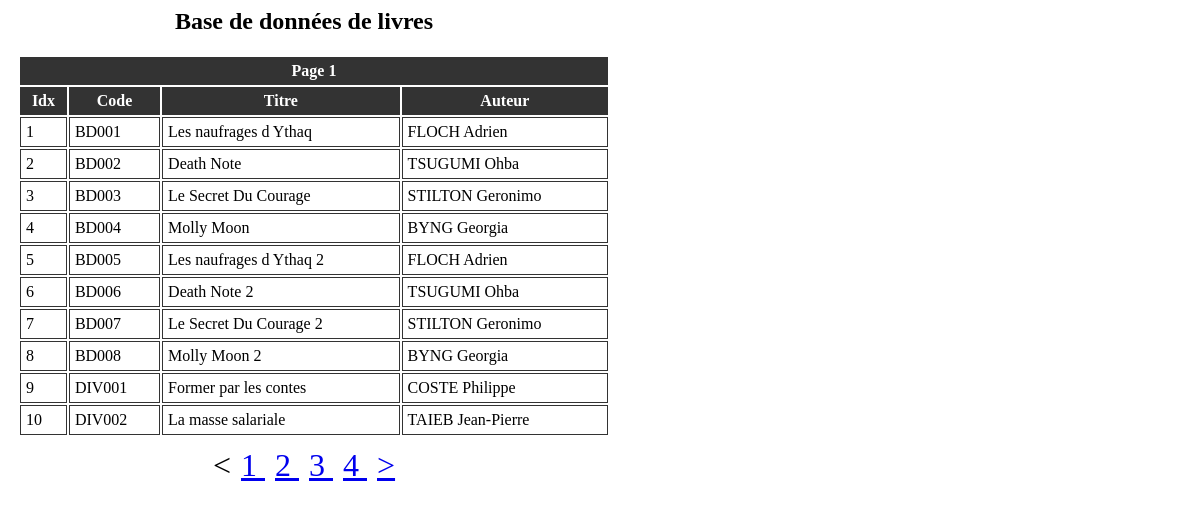
/TP_1_Pagination/index.php, run on the app's committed database.
### tables this page shows
CREATE TABLE page_mock
(
    cote varchar(6) NOT NULL PRIMARY KEY,
    titre varchar(255),
    categorie varchar(255),
    auteur varchar(255)
);

### TP_1_Pagination/index.php (the view, shortened to what this page needs)
<html>
<body>
	<?php
		$conn = mysqli_connect('localhost', 'user', 'pasword123');
		if (! $conn) {
			die("La connexion à la base de données a échoué" . mysqli_connect_error());
		}
		else {
		         mysqli_select_db($conn, 'pagination_mock');
		}
		$row_limit = 10;
		$get_data = "SELECT * FROM page_mock";
		$result = mysqli_query($conn, $get_data);
		$total_rows = mysqli_num_rows($result);
		$total_pages = ceil ($total_rows / $row_limit);
		if (!isset ($_GET['page']) ) {
			$page_number = 1;
		} else {
		    $page_number = $_GET['page'];
		}
		$page_offset = ($page_number-1) * $row_limit;
		$get_data = "SELECT * FROM page_mock LIMIT " . $page_offset . ',' . $row_limit;
		$result = mysqli_query($conn, $get_data);
	?>
	<h2>Base de données de livres</h2>
		<div class="table-div">
			<table style="width: 100%;">
				<thead>
					<tr>
					<?php
						echo '<th colspan="4">Page ' . $page_number . '</th>';
					?>
					</tr>
					<tr>
						<th colspan="1">Idx</th>
						<th colspan="1">Code</th>
						<th colspan="1">Titre</th>
						<th colspan="1">Auteur</th>
					</tr>
				</thead>
				<tbody>
				<?php
					$page_offset = $page_offset + 1;
					while ($row = mysqli_fetch_array($result)) {
						echo '<tr>';
						echo '<td>' . $page_offset . '</td>';
						echo '<td>' . $row['cote'] . '</td>';
						echo '<td>' . $row['titre'] . '</td>';
						echo '<td>' . $row['auteur'] . '</td>';
						echo '</tr>';
						$page_offset = $page_offset + 1;
					}
				?>
				</tbody>
			</table>
		</div>
		<div style="text-align: center; width:50%;">
		<?php
			if ($page_number > 1) {
				echo '<a href = "index.php?page=' . ($page_number - 1) . '"><</a>';
			}
			else {
				echo '<a><</a>';
			}
			for($counter = 1; $counter<= $total_pages; $counter++) {
				echo '<a href = "index.php?page=' . $counter . '">' . $counter . ' </a>';
			}
			if ($page_number != $total_pages) {
				echo '<a href = "index.php?page=' . ($page_number + 1) . '">></a>';
			}
			else {
				echo '<a>></a>';
			}
		?>
		</div>
</body>
</html>

### TP_1_Pagination/index.php (style rules this page uses)
a { font-size: 32; margin-left: 5px; margin-right: 5px; }
td { border: 1px solid #333; padding: 5px; }
th { padding: 5px; }
thead, tfoot { background-color: #333; color: #fff; }
h2 { text-align: center; width: 50%; }
.table-div { text-align: center; width:50%; margin: 10px; }

### data on the page
page_mock: cote "BD001", titre "Les naufrages d Ythaq", auteur "FLOCH Adrien"
page_mock: cote "BD002", titre "Death Note", auteur "TSUGUMI Ohba"
page_mock: cote "BD003", titre "Le Secret Du Courage", auteur "STILTON Geronimo"
page_mock: cote "BD004", titre "Molly Moon", auteur "BYNG Georgia"
page_mock: cote "BD005", titre "Les naufrages d Ythaq 2", auteur "FLOCH Adrien"
page_mock: cote "BD006", titre "Death Note 2", auteur "TSUGUMI Ohba"
page_mock: cote "BD007", titre "Le Secret Du Courage 2", auteur "STILTON Geronimo"
page_mock: cote "BD008", titre "Molly Moon 2", auteur "BYNG Georgia"
page_mock: cote "DIV001", titre "Former par les contes", auteur "COSTE Philippe"
page_mock: cote "DIV002", titre "La masse salariale", auteur "TAIEB Jean-Pierre"

### other printed values
$page_number "1"
